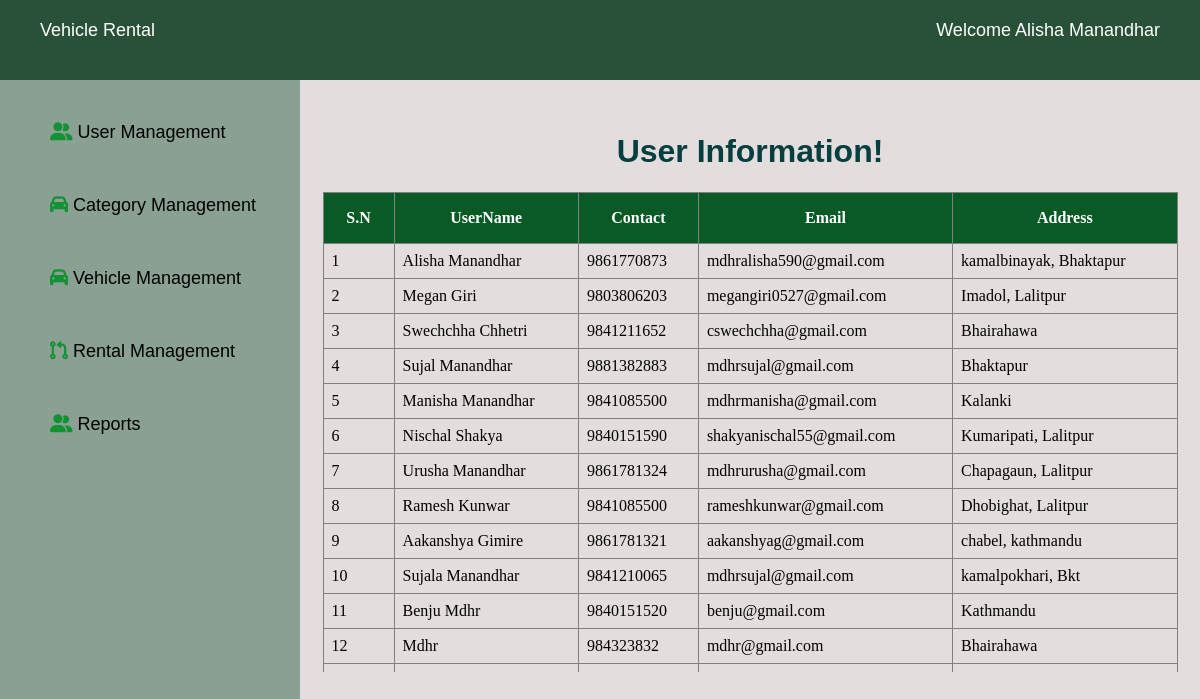
/frontend/pages/usermanagement.php (signed in), run on the app's committed database.
### tables this page shows
CREATE TABLE `customer` (
  `customer_id` int(11) NOT NULL,
  `customer_name` varchar(255) DEFAULT NULL,
  `customer_contact` bigint(20) DEFAULT NULL,
  `customer_email` varchar(255) DEFAULT NULL,
  `customer_address` varchar(255) DEFAULT NULL,
  `password` varchar(255) DEFAULT NULL
);

### backend/functions/showuserinfo.php (called while the page is built)
<?php
$sql="SELECT * from customer";
$result = mysqli_query($conn,$sql);
?>

### frontend/pages/usermanagement.php (the view, shortened to what this page needs)
<!DOCTYPE html>
<html lang="en">
<head>
    <link rel="stylesheet" href="../assets/css/usermanagement.css?v=1">
    <link rel="stylesheet" href=//cdnjs.cloudflare.com/ajax/libs/font-awesome/6.4.0/css/all.min.css>
</head>
<body>
<div class="admin-dashboard-header">
        <div class="page-heading">
        <a href="admin_dashboard.php" class="vr">Vehicle Rental</a>
        </div>
        <div class="greet-section">
            Welcome <?php echo($_SESSION['admin_name']) ?>
        </div>
    </div>
    <div class="admin-main">
        <div class="left-section">
            <ul class="nav">
                <li>
                    <a href="#">
                        <i class="fa-solid fa-user-group" style="color: #139235;"></i>
                        User Management
                    </a>
                </li>
                <li>
                    <a href="category.php">
                        <i class="fa-solid fa-car" style="color: #139235;"></i>
                        Category Management
                    </a>
                </li>
                <li>
                    <a href="vehiclemngmnt.php">
                        <i class="fa-solid fa-car" style="color: #139235;"></i>
                        Vehicle Management
                    </a>
                </li>
                <li>
                    <a href="rentalmgmnt_admin.php">
                        <i class="fa-solid fa-code-pull-request" style="color: #139235;"></i>
                        Rental Management
                    </a>
                </li>
                <li>
                    <a href="report.php">
                        <i class="fa-solid fa-user-group" style="color: #139235;"></i>
                        Reports
                    </a>
                </li>
            </ul>
        </div>
        <div class="right-section">
            <h1 class="vtext">User Information!</h1>
            <center>
                <div class="tab">
                    <table border="1">
                 <tr>
                        <th>S.N</th>
                        <th>UserName</h>
                        <th>Contact</th>
                        <th>Email</th>
                        <th>Address</th>
                    </tr>
                    <?php
                    include '../../backend/config.php';
                    include '../../backend/functions/showuserinfo.php';
                    $i=1;
                    while($row=mysqli_fetch_assoc($result)){?>
                    <tr>
                        <td><?php echo ($i); ?></td>
                        <td><?php echo($row['customer_name']); ?></td>
                        <td><?php echo($row['customer_contact']); ?></td>
                        <td><?php echo($row['customer_email']); ?></td>
                        <td><?php echo($row['customer_address']); ?></td>
                    </tr>
                    <?php
                    $i++;
                    }?>
                    </table>
            </center>
        </div>
</body>
</html>

### frontend/assets/css/usermanagement.css (style rules this page uses)
body { background-color: rgb(228, 221, 221); margin: 0px; padding: 0px; }
.admin-main { width: 100%; height: 90vh; display: flex; }
.left-section { width: 25%; height: 90vh; background-color: rgb(137, 160, 146); }
.admin-dashboard-header { width: 100%; height: 10vh; background-color:rgb(40, 81, 56) ; display: flex; justify-content: space-between; }
.nav { list-style: none; }
.nav li { margin-top:2rem; padding: 10px; }
.nav li a { font-family: sans-serif; text-decoration: none; color: black; font-size: 18px; }
h1 { text-align: center; font: sans-serif; color: rgb(6, 63, 63); }
table { border-collapse: collapse; width: 95%; }
th { padding: 1rem; background-color: rgb(9, 90, 37); color: white; }
.page-heading { color: #FFFFFF; font-family: sans-serif; font-size: 18px; padding: 20px; padding-left: 40px; }
.page-heading a { text-decoration: none; color: white; }
.greet-section { color: #FFFFFF; font-family: sans-serif; font-size: 18px; padding: 20px; float: right; padding-right: 40px; }
.right-section { width: 75%; height: 80vh; justify-content: space-around; flex-wrap: wrap; margin-top: 2rem; }
.vtext { font-family: sans-serif; }
td { padding: 8px; }
.tab { overflow-y: scroll; border: 1px solid black; height: 60vh; border: none; }

### data on the page
customer: customer_name "Alisha Manandhar", customer_contact "9861770873", customer_email "mdhralisha590@gmail.com", customer_address "kamalbinayak, Bhaktapur"
customer: customer_name "Megan Giri", customer_contact "9803806203", customer_email "megangiri0527@gmail.com", customer_address "Imadol, Lalitpur"
customer: customer_name "Swechchha Chhetri", customer_contact "9841211652", customer_email "cswechchha@gmail.com", customer_address "Bhairahawa"
customer: customer_name "Sujal Manandhar", customer_contact "9881382883", customer_email "mdhrsujal@gmail.com", customer_address "Bhaktapur"
customer: customer_name "Manisha Manandhar", customer_contact "9841085500", customer_email "mdhrmanisha@gmail.com", customer_address "Kalanki"
customer: customer_name "Nischal Shakya", customer_contact "9840151590", customer_email "shakyanischal55@gmail.com", customer_address "Kumaripati, Lalitpur"
customer: customer_name "Urusha Manandhar", customer_contact "9861781324", customer_email "mdhrurusha@gmail.com", customer_address "Chapagaun, Lalitpur"
customer: customer_name "Ramesh Kunwar", customer_contact "9841085500", customer_email "rameshkunwar@gmail.com", customer_address "Dhobighat, Lalitpur"
customer: customer_name "Aakanshya Gimire", customer_contact "9861781321", customer_email "aakanshyag@gmail.com", customer_address "chabel, kathmandu"
customer: customer_name "Sujala Manandhar", customer_contact "9841210065", customer_email "mdhrsujal@gmail.com", customer_address "kamalpokhari, Bkt"
customer: customer_name "Benju Mdhr", customer_contact "9840151520", customer_email "benju@gmail.com", customer_address "Kathmandu"
customer: customer_name "Mdhr", customer_contact "984323832", customer_email "mdhr@gmail.com", customer_address "Bhairahawa"

### other printed values
$_SESSION['admin_name'] "Alisha Manandhar"
